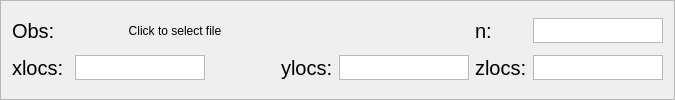
      <widget class="QFrame" name="Module1Frame_3">
       <property name="font">
        <font>
         <family>Helvetica</family>
        </font>
       </property>
       <property name="autoFillBackground">
        <bool>true</bool>
       </property>
       <property name="frameShape">
        <enum>QFrame::StyledPanel</enum>
       </property>
       <property name="frameShadow">
        <enum>QFrame::Raised</enum>
       </property>
       <layout class="QGridLayout" name="gridLayout_3">
        <item row="0" column="0">
         <widget class="QLabel" name="label_13">
          <property name="maximumSize">
           <size>
            <width>130</width>
            <height>25</height>
           </size>
          </property>
          <property name="font">
           <font>
            <family>Helvetica</family>
            <pointsize>15</pointsize>
           </font>
          </property>
          <property name="text">
           <string>Obs:</string>
          </property>
         </widget>
        </item>
        <item row="0" column="1">
         <widget class="QToolButton" name="Obs_button">
          <property name="minimumSize">
           <size>
            <width>200</width>
            <height>25</height>
           </size>
          </property>
          <property name="maximumSize">
           <size>
            <width>200</width>
            <height>25</height>
           </size>
          </property>
          <property name="text">
           <string>Click to select file</string>
          </property>
          <property name="popupMode">
           <enum>QToolButton::DelayedPopup</enum>
          </property>
          <property name="toolButtonStyle">
           <enum>Qt::ToolButtonTextBesideIcon</enum>
          </property>
          <property name="autoRaise">
           <bool>true</bool>
          </property>
         </widget>
        </item>
        <item row="0" column="4">
         <widget class="QLabel" name="label_14">
          <property name="maximumSize">
           <size>
            <width>130</width>
            <height>25</height>
           </size>
          </property>
          <property name="font">
           <font>
            <family>Helvetica</family>
            <pointsize>15</pointsize>
           </font>
          </property>
          <property name="text">
           <string>n:</string>
          </property>
         </widget>
        </item>
        <item row="0" column="5">
         <widget class="QTextEdit" name="n_label">
          <property name="sizePolicy">
           <sizepolicy hsizetype="Fixed" vsizetype="Fixed">
            <horstretch>0</horstretch>
            <verstretch>0</verstretch>
           </sizepolicy>
          </property>
          <property name="maximumSize">
           <size>
            <width>130</width>
            <height>25</height>
           </size>
          </property>
          <property name="font">
           <font>
            <family>Helvetica</family>
           </font>
          </property>
          <property name="verticalScrollBarPolicy">
           <enum>Qt::ScrollBarAlwaysOff</enum>
          </property>
          <property name="horizontalScrollBarPolicy">
           <enum>Qt::ScrollBarAlwaysOff</enum>
          </property>
         </widget>
        </item>
        <item row="1" column="0">
         <widget class="QLabel" name="label_17">
          <property name="maximumSize">
           <size>
            <width>130</width>
            <height>25</height>
           </size>
          </property>
          <property name="font">
           <font>
            <family>Helvetica</family>
            <pointsize>15</pointsize>
           </font>
          </property>
          <property name="text">
           <string>xlocs: </string>
          </property>
         </widget>
        </item>
        <item row="1" column="1">
         <widget class="QTextEdit" name="xlocs_label">
          <property name="sizePolicy">
           <sizepolicy hsizetype="Fixed" vsizetype="Fixed">
            <horstretch>0</horstretch>
            <verstretch>0</verstretch>
           </sizepolicy>
          </property>
          <property name="maximumSize">
           <size>
            <width>130</width>
            <height>25</height>
           </size>
          </property>
          <property name="font">
           <font>
            <family>Helvetica</family>
           </font>
          </property>
          <property name="verticalScrollBarPolicy">
           <enum>Qt::ScrollBarAlwaysOff</enum>
          </property>
          <property name="horizontalScrollBarPolicy">
           <enum>Qt::ScrollBarAlwaysOff</enum>
          </property>
         </widget>
        </item>
        <item row="1" column="2">
         <widget class="QLabel" name="label_18">
          <property name="maximumSize">
           <size>
            <width>130</width>
            <height>25</height>
           </size>
          </property>
          <property name="font">
           <font>
            <family>Helvetica</family>
            <pointsize>15</pointsize>
           </font>
          </property>
          <property name="text">
           <string>ylocs:</string>
          </property>
         </widget>
        </item>
        <item row="1" column="3">
         <widget class="QTextEdit" name="ylocs_label">
          <property name="sizePolicy">
           <sizepolicy hsizetype="Fixed" vsizetype="Fixed">
            <horstretch>0</horstretch>
            <verstretch>0</verstretch>
           </sizepolicy>
          </property>
          <property name="maximumSize">
           <size>
            <width>130</width>
            <height>25</height>
           </size>
          </property>
          <property name="font">
           <font>
            <family>Helvetica</family>
           </font>
          </property>
          <property name="verticalScrollBarPolicy">
           <enum>Qt::ScrollBarAlwaysOff</enum>
          </property>
          <property name="horizontalScrollBarPolicy">
           <enum>Qt::ScrollBarAlwaysOff</enum>
          </property>
         </widget>
        </item>
        <item row="1" column="4">
         <widget class="QLabel" name="label_19">
          <property name="maximumSize">
           <size>
            <width>130</width>
            <height>25</height>
           </size>
          </property>
          <property name="font">
           <font>
            <family>Helvetica</family>
            <pointsize>15</pointsize>
           </font>
          </property>
          <property name="text">
           <string>zlocs:</string>
          </property>
         </widget>
        </item>
        <item row="1" column="5">
         <widget class="QTextEdit" name="zlocs_label">
          <property name="sizePolicy">
           <sizepolicy hsizetype="Fixed" vsizetype="Fixed">
            <horstretch>0</horstretch>
            <verstretch>0</verstretch>
           </sizepolicy>
          </property>
          <property name="maximumSize">
           <size>
            <width>130</width>
            <height>25</height>
           </size>
          </property>
          <property name="font">
           <font>
            <family>Helvetica</family>
           </font>
          </property>
          <property name="verticalScrollBarPolicy">
           <enum>Qt::ScrollBarAlwaysOff</enum>
          </property>
          <property name="horizontalScrollBarPolicy">
           <enum>Qt::ScrollBarAlwaysOff</enum>
          </property>
         </widget>
        </item>
       </layout>
      </widget>
